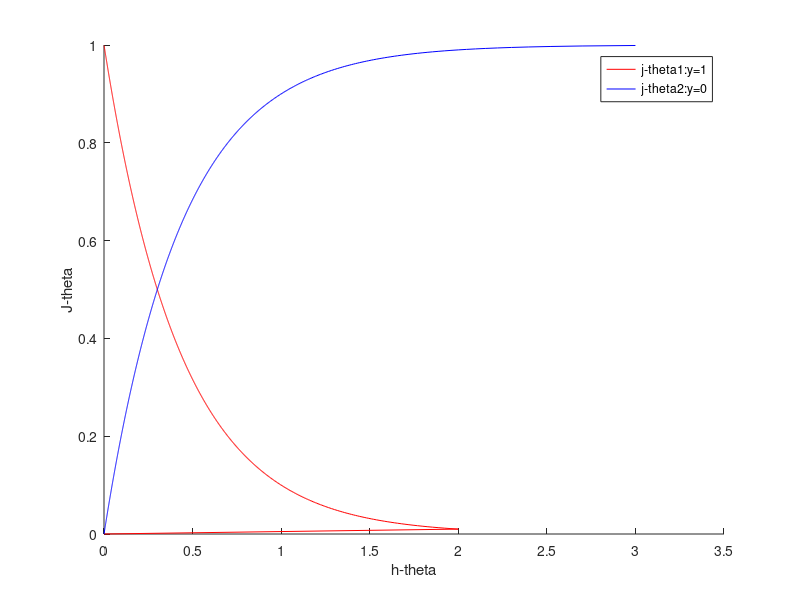

Recreate this plot in MATLAB.
data_set = csvread ("data.csv");
h_theta = data_set(:,1);  % g(z). Note that this is always between 0 to 1 as it is a probability
j_theta1 = data_set(:,2); % when y = 1, j_theta1 = - log(h_theta)
j_theta2 = data_set(:,3); % when y = 0, j_theta2 = - log(1-h_theta)
% Note that the final cost function that we get is summarised in one line as follows -
% Sigma(-y*j_theta1 - (1-y)*j_theta2) **Summation is from 1 to m.
% See that y acts as a switch to make the terms on or off.
% When y=1, I need to consider only theta1. So, I need to make theta2 as zero.
% So, the switch with theta2 is made as 1-y.
% Similarly when y=0, first term needs to be made off, so it is multiplied with y.
figure; hold on;
plot(j_theta1, h_theta, 'r');
plot(j_theta2, h_theta, 'b');
% Labels and Legend
xlabel('h-theta')
ylabel('J-theta')
% Specified in plot order
legend('j-theta1:y=1', 'j-theta2:y=0')
hold off;
